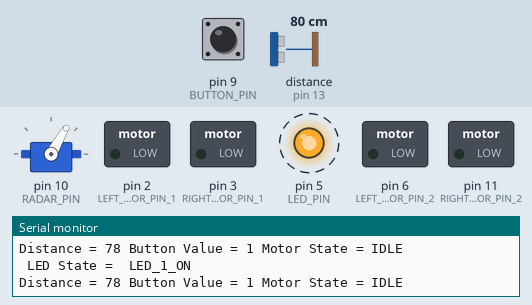
Recording of a sketch running on a simulated Arduino Uno, built with avr-gcc and run on an emulated ATmega328P. On the bench: servo, switched loads named in the sketch (green lamp = pin HIGH), output pins drawn as LEDs (lit = HIGH), the last lines printed to the serial monitor. Wiring (inferred from the names in the program): ultrasonic range finder: trigger pin 12; echo pin 13. Dashed ring = blinking. The test bench sets the inputs (shaded band); at power-on: pin 9 (BUTTON_PIN) HIGH, distance to the obstacle (sensor on pin 13) 80 cm. The echo pulse lasts 58.3 µs per cm; pins used as bus, display or sensor lines are not drawn.

Above: at 1.2 s.
1.3 s: pin 9 (BUTTON_PIN) pulled LOW for 1 s
At 3.7 s:
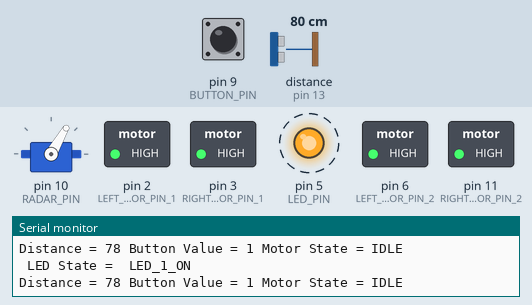
4.3 s: distance to the obstacle (sensor on pin 13) set to 2 cm
7.3 s: pin 9 (BUTTON_PIN) pulled LOW for 0.15 s
At 7.9 s:
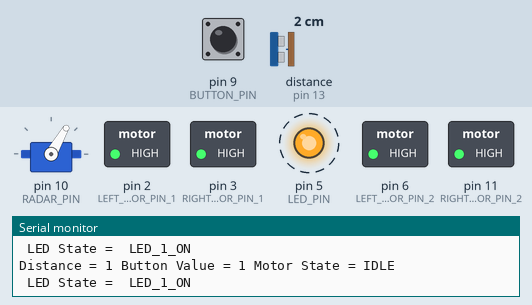
10.4 s: pin 9 (BUTTON_PIN) pulled LOW for 3.2 s
At 14.1 s:
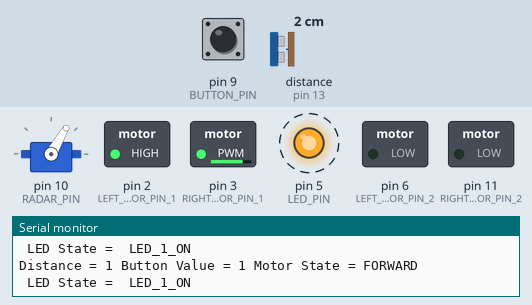
16.6 s: distance to the obstacle (sensor on pin 13) set to 18 cm
At 17.3 s:
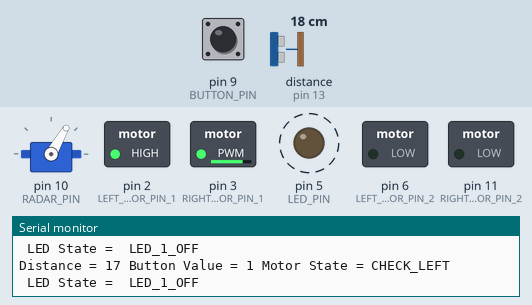
19.6 s: pin 9 (BUTTON_PIN) pulsed LOW 5 times (0.12 s each, 0.3 s apart)
Timing chart, 0 to 25.1 s (numbered marks = the images above; inputs shaded):
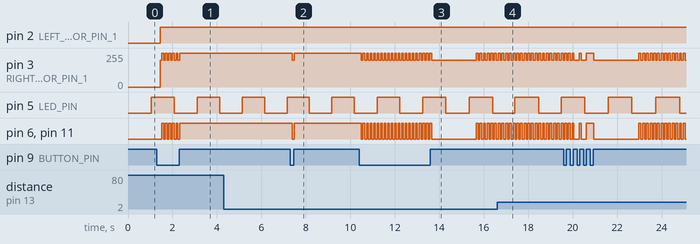

The sketch:

sketch_jan17a.ino
```cpp
#include <Servo.h>

// Variables
const int LEFT_MOTOR_PIN_1 = 2;
const int LEFT_MOTOR_PIN_2 = 6;
const int RIGHT_MOTOR_PIN_1 = 3;
const int RIGHT_MOTOR_PIN_2 = 11;
const int BUTTON_PIN = 9;
const int LED_PIN = 5;
const int TRIG_PIN = 12;
const int ECHO_PIN = 13;
const int RADAR_PIN = 10;


const int TIME = 2000;


// Defining servo motor (Radar)
Servo myservo;

// STATES
const int IDLE = 0;
const int FORWARD = 1;
const int LEFT = 2;
const int RIGHT = 3;
const int STOP = 4;
const int RADAR_LEFT = 5;
const int RADAR_RIGHT = 6;
const int LED_ON_1 = 7;
const int LED_OFF_1 = 8;
const int LED_ON_3 = 9;
const int LED_OFF_3 = 10;
const int led1on = 11;
const int led3on = 12;
const int START = 13;
const int WIN = 14;
const int CHECK = 15;
const int CHECK_LEFT = 16;
const int CHECK_RIGHT = 17;
const char* STATE[30] = {
  "IDLE",
  "FORWARD",
  "LEFT",
  "RIGHT",
  "STOP",
  "RADAR_LEFT",
  "RADAR_RIGHT",
  "LED_1_ON",
  "LED_1_OFF",
  "LED_3_ON",
  "LED_3_OFF",
  "led1_start",
  "led3_start",
  "START",
  "WIN",
  "CHECK",
  "CHECK_LEFT",
  "CHECK_RIGHT"
};

// Defining the minimum distance to turn and the time it takes to turn
const int MIN_DISTANCE = 15;
const int TURN_TIME = 2000;

int state = IDLE;
int ledstate = IDLE;

int angle = 0;

// Duty cycles
const int FLASH_1 = 1;
const int FLASH_3 = 3;
const int DUTY_1 = 50;
const int DUTY_2 = 40;

// Determine wait times for LEDs
// LED_1
const int LED_1_PERIOD = 2000 / FLASH_1;
const int LED_1_ON_TIME = LED_1_PERIOD * DUTY_1 / 100;
const int LED_1_OFF_TIME = LED_1_PERIOD * (100 - DUTY_1) / 100;

// LED_3
const int LED_3_PERIOD = 1000 / FLASH_3;
const float LED_3_ON_TIME = LED_3_PERIOD * DUTY_2 / 100;
const float LED_3_OFF_TIME = LED_3_PERIOD * (100 - DUTY_2) / 100;

unsigned long t1;
int t_1;

unsigned long t2;
unsigned long t_2;
int buttonValue;

/*
Returns the distance (in cm) of the nearest object
*/
int getDistance() {
  unsigned long duration;
  // Clears the trigPin
  digitalWrite(TRIG_PIN, LOW);
  delayMicroseconds(2);
  // Sets the trigPin on HIGH state for 10 micro seconds
  digitalWrite(TRIG_PIN, HIGH);
  delayMicroseconds(10);
  digitalWrite(TRIG_PIN, LOW);
  // Reads the echoPin, returns the sound wave travel time in microseconds
  duration = pulseIn(ECHO_PIN, HIGH);
  //Serial.println(duration);
  // Calculating the distance
  int distance = (duration * 0.034) / 2;
  // Return the distance
  return (distance);
}

// Robot controls

void forward() {
  analogWrite(LEFT_MOTOR_PIN_1, 200);
  analogWrite(LEFT_MOTOR_PIN_2, 0);
  analogWrite(RIGHT_MOTOR_PIN_1, 200);
  analogWrite(RIGHT_MOTOR_PIN_2, 0);
}

void backward() {
  analogWrite(LEFT_MOTOR_PIN_1, 0);
  analogWrite(LEFT_MOTOR_PIN_2, 200);
  analogWrite(RIGHT_MOTOR_PIN_1, 0);
  analogWrite(RIGHT_MOTOR_PIN_2, 200);
}

void turnLeft() {
  analogWrite(LEFT_MOTOR_PIN_1, 0);
  analogWrite(LEFT_MOTOR_PIN_2, 200);
  analogWrite(RIGHT_MOTOR_PIN_1, 200);
  analogWrite(RIGHT_MOTOR_PIN_2, 0);
}

void turnRight() {
  analogWrite(LEFT_MOTOR_PIN_1, 200);
  analogWrite(LEFT_MOTOR_PIN_2, 0);
  analogWrite(RIGHT_MOTOR_PIN_1, 0);
  analogWrite(RIGHT_MOTOR_PIN_2, 200);
}

void no() {
  analogWrite(LEFT_MOTOR_PIN_1, 255);
  analogWrite(LEFT_MOTOR_PIN_2, 255);
  analogWrite(RIGHT_MOTOR_PIN_1, 255);
  analogWrite(RIGHT_MOTOR_PIN_2, 255);
}

void radarturn_left() {
  /*for (angle = 0; angle <= 150; angle += 1) {
    myservo.write(angle);
    delay(10);
  }
  if (angle == 150){
    delay(1000);
  }*/
  myservo.write(150);
}

void radarturn_right() {
  /*for (angle = 150; angle >= -5; angle -= 1) {
    myservo.write(angle);
    delay(10);
  }*/
  myservo.write(0);
}

void setup() {
  // put your setup code here, to run once:
  ;
  pinMode(BUTTON_PIN, INPUT);
  pinMode(LED_PIN, OUTPUT);
  pinMode(TRIG_PIN, OUTPUT);
  pinMode(ECHO_PIN, INPUT);
  pinMode(LEFT_MOTOR_PIN_1, OUTPUT);
  pinMode(LEFT_MOTOR_PIN_2, OUTPUT);
  pinMode(RIGHT_MOTOR_PIN_1, OUTPUT);
  pinMode(RIGHT_MOTOR_PIN_2, OUTPUT);
  Serial.begin(9600);
  myservo.attach(RADAR_PIN);
}

void loop() {
  // put your main code here, to run repeatedly:
  myservo.write(60);
  buttonValue = digitalRead(BUTTON_PIN);
  int distance = getDistance();
  Serial.print("Distance = ");
  Serial.print(distance);
  Serial.print(" Button Value = ");
  Serial.print(buttonValue);
  Serial.print(" Motor State = ");
  Serial.println(STATE[state]);
  Serial.print(" LED State =  ");
  Serial.println(STATE[ledstate]);

  if (ledstate == IDLE) {
    t1 = millis();
    ledstate = led1on;
  } else if (ledstate == led1on) {
    if (millis() - t1 > 1000) {
      t1 = millis();
      digitalWrite(LED_PIN, HIGH);
      ledstate = LED_ON_1;
    }
  } else if (ledstate == LED_ON_1) {
    if (millis() - t1 > 1000) {
      t1 = millis();
      digitalWrite(LED_PIN, LOW);
      ledstate = LED_OFF_1;
    }
  } else if (ledstate == LED_OFF_1) {
    if (millis() - t1 > 1000) {
      t1 = millis();
      digitalWrite(LED_PIN, HIGH);
      ledstate = LED_ON_1;
    }
  }
  if (state == IDLE && buttonValue == LOW) {
    forward();
    state = FORWARD;
    t2 = millis();
  } else if (state == FORWARD && buttonValue == LOW) {
    no();
    state = IDLE;
  } else if (state == FORWARD) {

    if (millis() - t2 > TIME) {
      no();
      state = CHECK_LEFT;
      radarturn_left();
      t_2 = millis();
    }
  } else if (state == CHECK_LEFT) {
    if (getDistance() > 100) {
      state = CHECK_RIGHT;
      radarturn_right();
    } else if (getDistance() < 100) {
      myservo.write(60);
      forward();
      state = FORWARD;
    }
  } else if (state == CHECK_RIGHT) {
    if (getDistance() > 100) {
      forward();
      state = FORWARD;
    } else if (getDistance() < 100) {
      myservo.write(60);
      state = FORWARD;
      forward();
    }
  }
}
```

Measured:
- after the input at 1.3 s, pin 2 (LEFT_MOTOR_PIN_1): LOW → HIGH after 0.14 s; pin 3 (RIGHT_MOTOR_PIN_1): alternates 255/255 for 0.08 s and 200/255 for 0.08 s, 12 changes in all, then stays 255/255, starting after 0.14 s
- after the input at 7.3 s, pin 3 (RIGHT_MOTOR_PIN_1): 255/255 → 200/255 after 0.09 s, → 255/255 0.08 s later; pin 6 (LEFT_MOTOR_PIN_2), pin 11 (RIGHT_MOTOR_PIN_2): HIGH → LOW after 0.09 s, → HIGH 0.08 s later
- after the input at 10.4 s, pin 3 (RIGHT_MOTOR_PIN_1): goes 20 × (200/255 0.08 s, 255/255 0.08 s), 200/255 2.0 s, 5 × (255/255 0.08 s, 200/255 0.08 s), 255/255 0.09 s, then 200/255, starting after 0.09 s; pin 6 (LEFT_MOTOR_PIN_2): goes 20 × (LOW 0.08 s, HIGH 0.08 s), LOW 2.0 s, 5 × (HIGH 0.08 s, LOW 0.08 s), HIGH 0.09 s, then LOW, starting after 0.09 s
- by itself, pin 5 (LED_PIN): alternates HIGH for 1.0 s and LOW for 1.0 s
